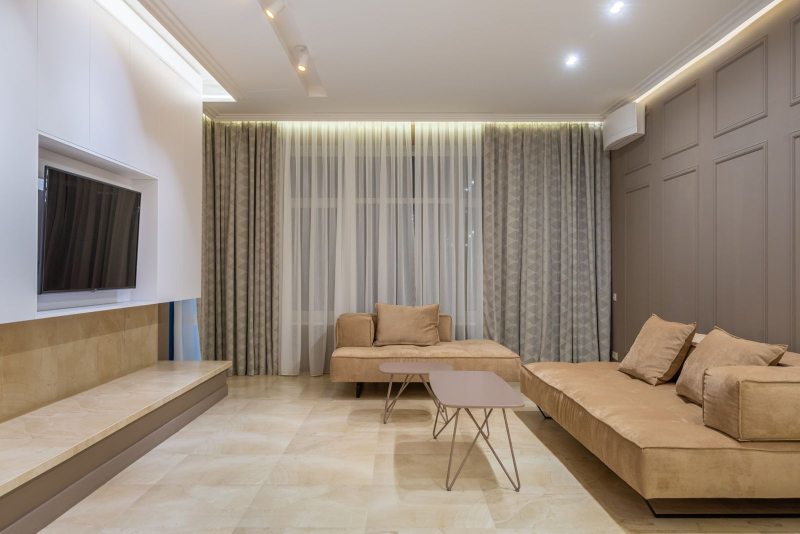
#> input picture specs/seed-assets/interior-1.jpg, 1600 x 1068 px (shown at 1/2 size)
$ python -i images.py   (imports and definitions only)
#> lines starting #> are read from the running program, lines starting #| are printed output that depends on the picture
#> further down, picture is the input picture: PIL image 1600x1068 RGB; mean R, G, B 154.8, 141.5, 128.2
"""Project image functions adapted from Easel shared image_ops/img_enhance/meme_ops.

Original project: ZJU-REAL/Easel, Apache-2.0 (see this directory's LICENSE).
Modified for Louxiang: argparse/sys.exit/env discovery removed; authorized
assets are supplied by the project worker, paths are server owned, resource
bounds and explicit errors replace silent fallbacks. No Easel runtime imports.
"""
from __future__ import annotations

import io
import json
import math
from pathlib import Path

from PIL import Image, ImageColor, ImageDraw, ImageEnhance, ImageFilter, ImageFont, ImageOps


SKILLS = frozenset({"image-editing", "image-enhance", "meme-generator"})
MAX_PIXELS = 30_000_000
FORMATS = {"png": "PNG", "jpg": "JPEG", "jpeg": "JPEG", "webp": "WEBP"}


# [132 lines left out: functions _number, _image, _size, _font, _save, _ratio and 3 more, not called in this run]


def _color_preserving_autocontrast(image):
    """Conservative luminance gain; never stretch three RGB channels apart."""
    import numpy as np
    luminance = image.convert("L")
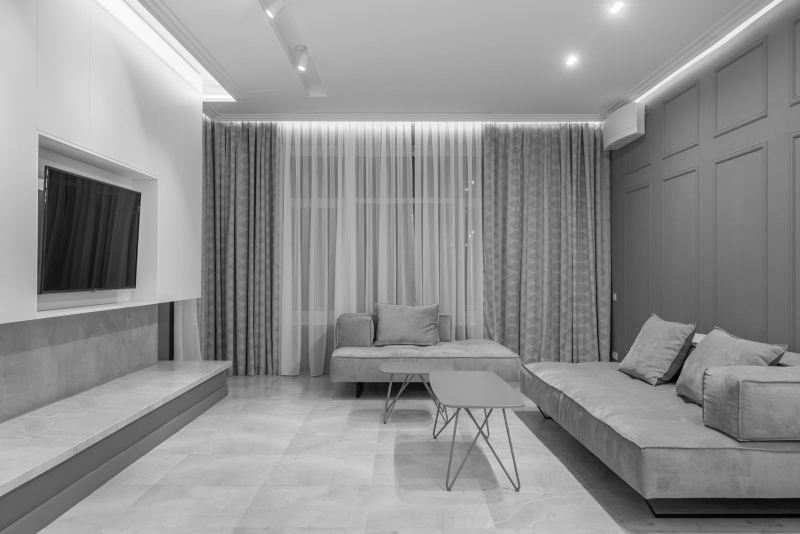
#> luminance: PIL image 1600x1068 L (shown at 1/2 size); min 0, max 255, mean 144
    original = np.asarray(luminance, dtype=np.float32)
    leveled = np.asarray(ImageOps.autocontrast(luminance, cutoff=1), dtype=np.float32)
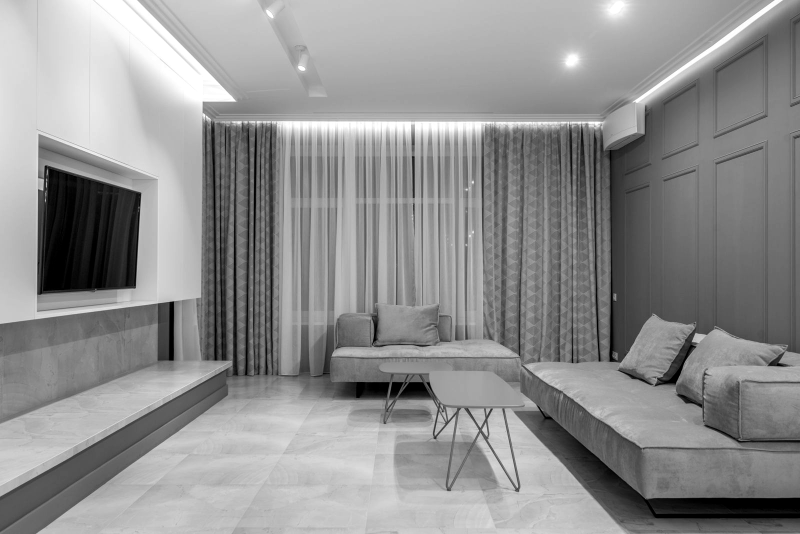
#> leveled: shape (1068, 1600) float32 (shown at 1/2 size); min 0, max 255, mean 143.6
    rgb = np.asarray(image.convert("RGB"), dtype=np.float32)
    # Full histogram stretching can map a flat colored product to black.
    # Limit automatic exposure changes, preserve its channel ratios, and stay
    # inside the RGB gamut instead of clipping channels independently.
    gain = np.clip(leveled / np.maximum(original, 1), .9, 1.1)
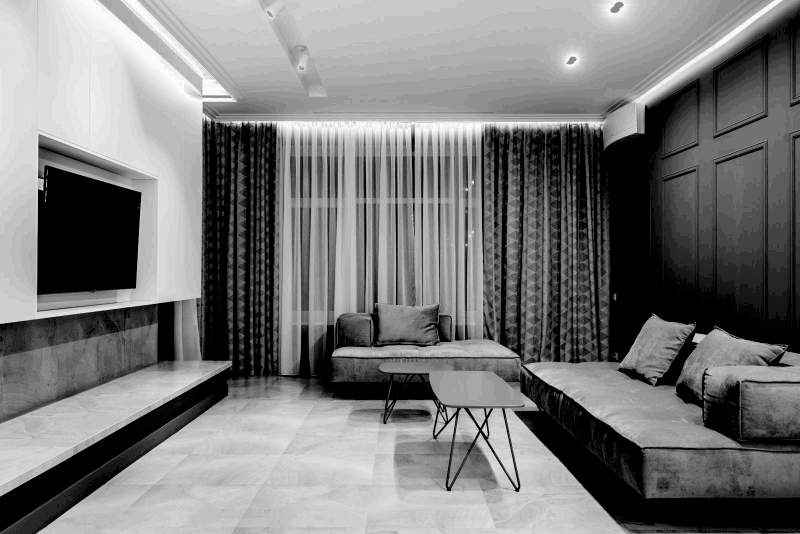
#> gain: shape (1068, 1600) float32 (shown at 1/2 size); min 0.9, max 1.09, mean 0.991; drawn with min black and max white
    gain = np.minimum(gain, 255 / np.maximum(rgb.max(axis=2), 1))
    adjusted = np.rint(rgb * gain[:, :, None]).astype(np.uint8)
    return Image.fromarray(adjusted)


# [131 lines left out: function dispatch, not called in this run]

>>> from PIL import Image
>>> picture = Image.open('../../../../../specs/seed-assets/interior-1.jpg')
>>> result = _color_preserving_autocontrast(picture)

$ run again, on specs/seed-assets/interior-3.jpg
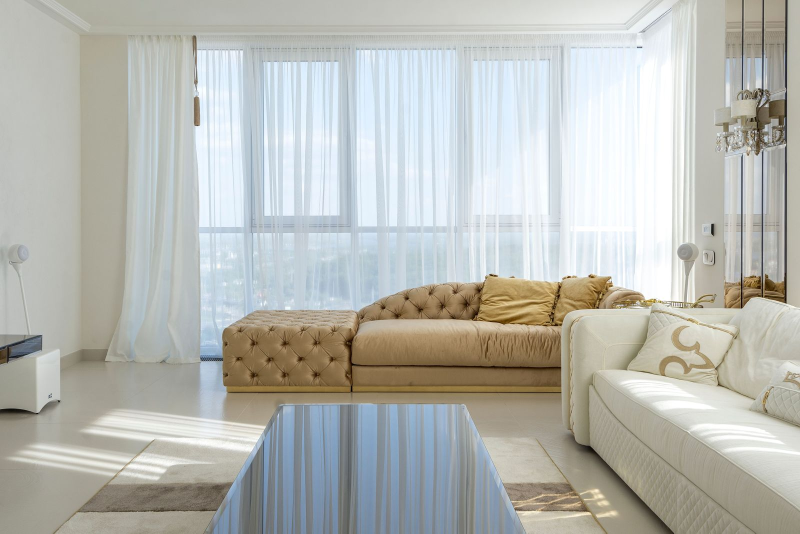
#> input picture specs/seed-assets/interior-3.jpg, 1600 x 1067 px (shown at 1/2 size)
#> picture is the input picture: PIL image 1600x1067 RGB; mean R, G, B 184.1, 185.4, 179.9
#> in _color_preserving_autocontrast, `gain = np.clip(leveled / np.maximum(original, 1), .9, 1.1)`:
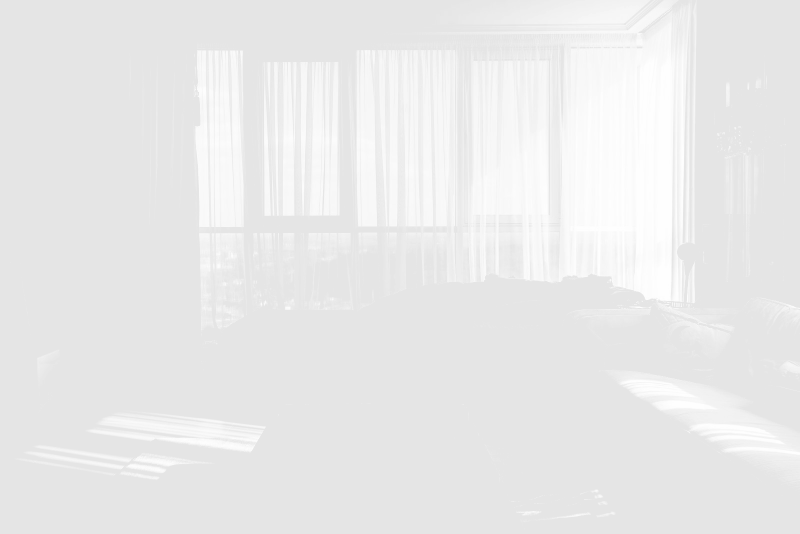
#> gain: shape (1067, 1600) float32 (shown at 1/2 size); min 0.9, max 0.996, mean 0.918
#> in _color_preserving_autocontrast, `adjusted = np.rint(rgb * gain[:, :, None]).astype(np.uint8)`:
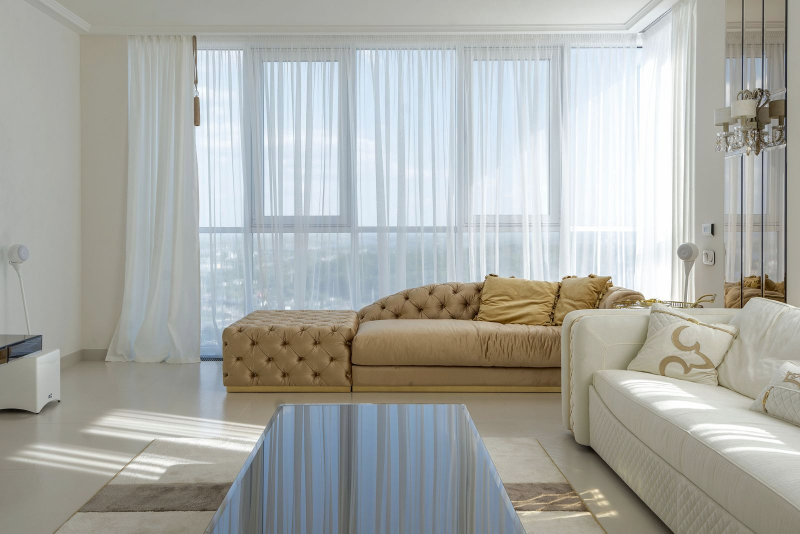
#> adjusted: shape (1067, 1600, 3) (shown at 1/2 size); mean R, G, B 169.7, 171.1, 166.2
